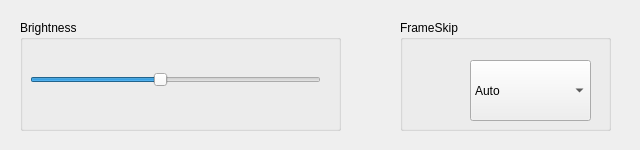
<?xml version="1.0" encoding="UTF-8"?>
<ui version="4.0">
 <class>videosettingsClass</class>
 <widget class="QWidget" name="videosettingsClass">
  <property name="geometry">
   <rect>
    <x>0</x>
    <y>0</y>
    <width>640</width>
    <height>150</height>
   </rect>
  </property>
  <property name="windowTitle">
   <string>videosettings</string>
  </property>
  <widget class="QGroupBox" name="frameskipgroupBox">
   <property name="geometry">
    <rect>
     <x>400</x>
     <y>20</y>
     <width>211</width>
     <height>111</height>
    </rect>
   </property>
   <property name="styleSheet">
    <string notr="true"/>
   </property>
   <property name="title">
    <string>FrameSkip</string>
   </property>
   <widget class="QComboBox" name="frameSkipBox">
    <property name="geometry">
     <rect>
      <x>70</x>
      <y>40</y>
      <width>121</width>
      <height>61</height>
     </rect>
    </property>
    <item>
     <property name="text">
      <string>Auto</string>
     </property>
    </item>
    <item>
     <property name="text">
      <string>1</string>
     </property>
    </item>
    <item>
     <property name="text">
      <string>2</string>
     </property>
    </item>
    <item>
     <property name="text">
      <string>3</string>
     </property>
    </item>
    <item>
     <property name="text">
      <string>4</string>
     </property>
    </item>
    <item>
     <property name="text">
      <string>5</string>
     </property>
    </item>
    <item>
     <property name="text">
      <string>6</string>
     </property>
    </item>
    <item>
     <property name="text">
      <string>7</string>
     </property>
    </item>
    <item>
     <property name="text">
      <string>8</string>
     </property>
    </item>
   </widget>
  </widget>
  <widget class="QGroupBox" name="brightnessBox">
   <property name="geometry">
    <rect>
     <x>20</x>
     <y>20</y>
     <width>321</width>
     <height>111</height>
    </rect>
   </property>
   <property name="title">
    <string>Brightness</string>
   </property>
   <widget class="QSlider" name="brightnessSlider">
    <property name="geometry">
     <rect>
      <x>10</x>
      <y>50</y>
      <width>291</width>
      <height>19</height>
     </rect>
    </property>
    <property name="minimum">
     <number>1</number>
    </property>
    <property name="maximum">
     <number>10</number>
    </property>
    <property name="pageStep">
     <number>1</number>
    </property>
    <property name="value">
     <number>5</number>
    </property>
    <property name="orientation">
     <enum>Qt::Horizontal</enum>
    </property>
   </widget>
  </widget>
 </widget>
 <layoutdefault spacing="6" margin="11"/>
 <resources/>
 <connections/>
</ui>
